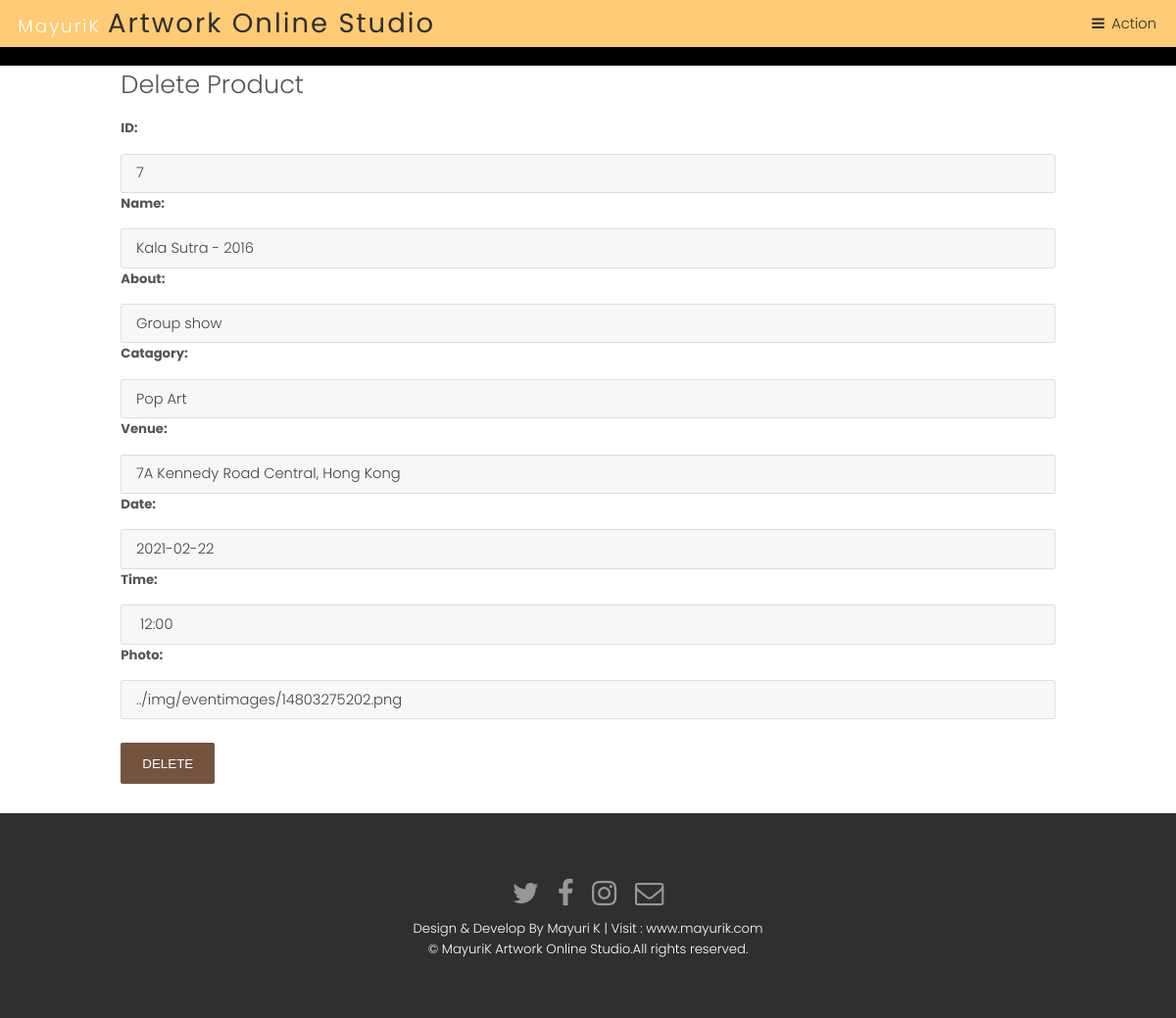
The app's page /admin/del_exhibitionevents.php?id=7 with its own data.
### tables this page shows
CREATE TABLE `exhibition_events` (
  `ex_id` int(100) NOT NULL,
  `event_name` varchar(100) NOT NULL,
  `event_about` varchar(500) NOT NULL,
  `event_category` varchar(100) NOT NULL,
  `event_venue` varchar(500) NOT NULL,
  `event_date` date NOT NULL,
  `event_time` varchar(500) NOT NULL,
  `event_photo` varchar(900) NOT NULL
);

### admin/del_exhibitionevents.php (the view, shortened to what this page needs)
<?php include("header/header.php");?>
<div class="back-img back-img1">
   <div class="container divform">
      <?php
         $r= $_GET['id'];
         $s=mysqli_query($con, "select * from exhibition_events where ex_id=$r");
         while($row=mysqli_fetch_array($s)){
         ?>
      <h2>Delete Product</h2>
      <form action="" method="post" name="f1" enctype="multipart/form-data">
         <div class="form-group">
            <label for="artid">ID:</label>
            <input type="text" class="form-control" id="artid" name="ai1" readonly value="<?php echo $row[0];?>">
         </div>
         <div class="form-group">
            <label for="artnm">Name:</label>
            <input type="text" class="form-control" id="artnm" name="a1" readonly value="<?php echo $row[1];?>">
         </div>
         <div class="form-group">
            <label for="sel1">About:</label>
            <input type="text" class="form-control" id="sel1" name="a2" readonly  value="<?php echo $row[2];?>">
         </div>
         <div class="form-group">
            <label for="pr">Catagory:</label>
            <input type="text" class="form-control" id="pr" name="a3" readonly value="<?php echo $row[3];?>">
         </div>
         <div class="form-group">
            <label for="dis">Venue:</label>
            <input type="text" class="form-control" id="dis" name="a4" readonly value="<?php echo $row[4];?>">
         </div>
         <div class="form-group">
            <label for="ph">Date:</label>
            <input type="text" class="form-control" id="ph" name="a5" readonly value="<?php echo $row[5];?>">
         </div>
         <div class="form-group">
            <label for="det">Time:</label>
            <input type="text" class="form-control" id="det" name="a6" readonly value="<?php echo $row[6];?>">
         </div>
         <div class="form-group">
            <label for="det">Photo:</label>
            <input type="text" class="form-control" id="det" name="uploadedimage" readonly value="<?php echo $row[7];?>">
         </div>
         <br>
         <button type="submit" class="button special-red" name="sub">Delete</button>
      </form>
      <?php } ?>
   </div>
</div>
<?php include("../footer/footer.php");?>

### assets/css/main.css (style rules this page uses)
html, body, div, span, applet, object, iframe, h1, h2, h3, h4, h5, h6, p, blockquote, pre, a, abbr, acronym, address, big, cite, code, del, dfn, em, img, ins, kbd, q, s, samp, small, strike, strong, sub, sup, tt, var, b, u, i, center, dl, dt, dd, ol, ul, li, fieldset, form, label, legend, table, caption, tbody, tfoot, thead, tr, th, td, article, aside, canvas, details, embed, figure, figcaption, footer, header, hgroup, menu, nav, output, ruby, section, summary, time, mark, audio, video { margin: 0; padding: 0; border: 0; font-size: 100%; font: inherit; vertical-align: baseline; }
body { line-height: 1; }
body { -webkit-text-size-adjust: none; }
*, *:before, *:after { -moz-box-sizing: border-box; -webkit-box-sizing: border-box; box-sizing: border-box; }
.container { margin-left: auto; margin-right: auto; }
.container { width: 80rem; }
@media screen and (max-width: 1680px) { .container { width: 80rem; } }
@media screen and (max-width: 1280px) { .container { width: 65rem; } }
body { -ms-overflow-style: scrollbar; }
body { background: #fff; }
html { font-size: 13pt; }
@media screen and (max-width: 1680px) { html { font-size: 11pt; } }
@media screen and (max-width: 1280px) { html { font-size: 11pt; } }
body { background-color: #fff; color: #444; }
body, input, select, textarea { font-family: "Poppins", sans-serif; font-weight: 300; font-size: 1rem; line-height: 1.65; }
h1, h2, h3, h4, h5, h6 { font-weight: 300; line-height: 1.5; margin: 0 0 1rem 0; }
h2 { font-size: 1.75rem; }
input, select, textarea { color: #555; }
h1, h2, h3, h4, h5, h6 { color: #555; }
input[type="submit"], input[type="reset"], input[type="button"], button, .button { -moz-appearance: none; -webkit-appearance: none; -ms-appearance: none; appearance: none; -moz-transition: background-color 0.2s ease-in-out, color 0.2s ease-in-out; -webkit-transition: background-color 0.2s ease-in-out, color 0.2s ease-in-out; -ms-transition: background-color 0.2s ease-in-out, color 0.2s ease-in-out; transition: background-color 0.2s ease-in-out, color 0.2s ease-in-out; border-radius: 2px; border: 0; cursor: pointer; display: inline-block; font-weight: 300; height: 2.85rem; line-height: 2.95rem; padding: 0 1.5rem; text-align: center; text-decoration: none; text-transform: uppercase; white-space: nowrap; }
input[type="submit"], input[type="reset"], input[type="button"], button, .button { background-color: #f2f2f2; color: #000 !important; }
form { margin: 0 0 2rem 0; }
label { display: block; font-size: 0.9rem; font-weight: 700; margin: 0 0 1rem 0; }
input[type="text"], input[type="password"], input[type="email"], select, textarea { -moz-appearance: none; -webkit-appearance: none; -ms-appearance: none; appearance: none; border-radius: 2px; border: none; border: solid 1px; color: inherit; display: block; outline: 0; padding: 0 1rem; text-decoration: none; width: 100%; }
input[type="text"], input[type="password"], input[type="email"], select { height: 2.75rem; }
label { color: #555; }
input[type="text"], input[type="password"], input[type="email"], select, textarea { background: rgba(144, 144, 144, 0.075); border-color: rgba(144, 144, 144, 0.25); }
.back-img { background-repeat: no-repeat !important; background-attachment: fixed !important; }
.button.special-red { background-color: #745341!important; color: #ffffff !important; }

### records on screen
exhibition_events: ai1 "7", a1 "Kala Sutra - 2016", a2 "Group show", a3 "Pop Art", a4 "7A Kennedy Road Central, Hong Kong", a5 "2021-02-22", a6 "12:00", uploadedimage "../img/eventimages/14803275202.png"
